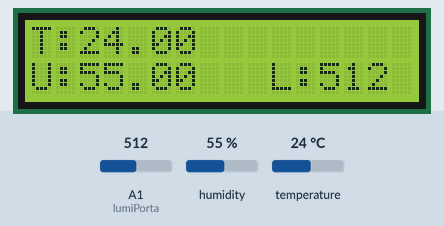
A sketch run on a simulated Arduino Uno, built with avr-gcc and run on an emulated ATmega328P. Parts: 16×2 character LCD. The test bench sets the inputs (shaded band); at power-on: humidity 55 %, A1 (lumiPorta) = 512, temperature 24 °C.

Above: at 3.7 s.
3.8 s: humidity set to 22 %
At 5.8 s:
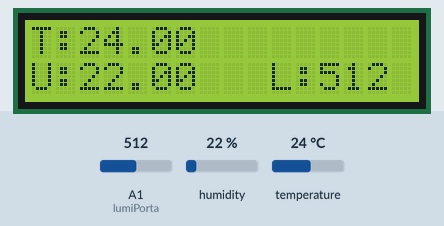
6.1 s: A1 (lumiPorta) set to 716
At 7.0 s:
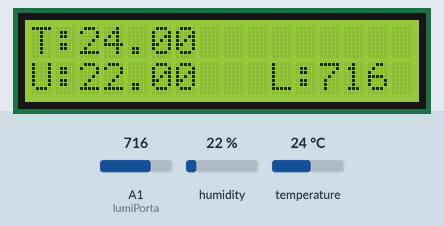
8.1 s: temperature set to 12 °C
At 9.2 s:
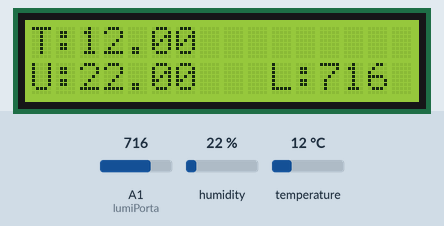
10.1 s: A1 (lumiPorta) set to 900
At 11.4 s:
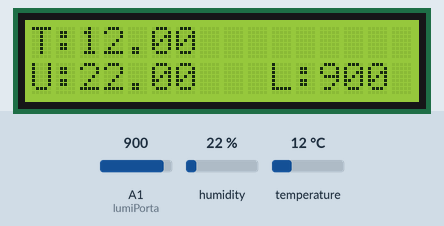
12.1 s: humidity set to 40 %
At 13.6 s:
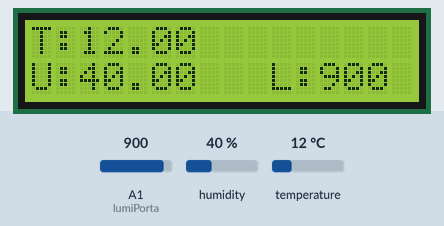
14.1 s: A1 (lumiPorta) set to 1023
At 15.9 s:
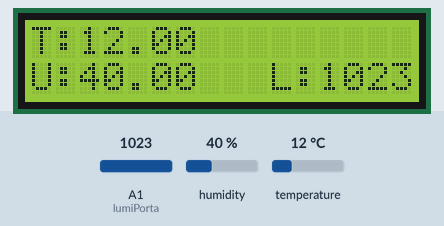
Timing chart, 0 to 17.1 s (numbered marks = the images above; inputs shaded):
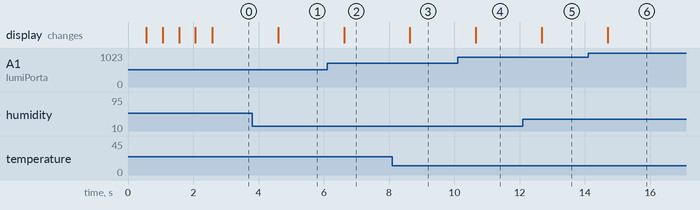

The sketch:

estacao-meteorologica.ino
```cpp
/*
  Como Criar Coisas Inteligentes com Arduino - Módulo 1
  Facilitador:       Prof. Orlewilson Bentes Maia
  Data Criacao:      13/07/2018
  Data Atualizao:    13/07/2018
  Descricao:         Ler valores dos sensores DHT (umidade e temperatura) e LDR (luminosidade) e
                     mostrar no display LCD
*/

// Inclui a biblioteca DHT
#include "DHT.h"

// Inclui a biblioteca LCD
#include <LiquidCrystal.h>

// Porta na qual lerá os valores do sensor DHT
int dthPorta = A0;

// Cria um objeto da classe dht
DHT dht(dthPorta, DHT22);

// variáveis que armazenarão os valores lidos do sensor DHT
float valorTemp;
float valorUmidade;

// Configuração do LCD
LiquidCrystal lcd(2,3,4,5,6,7);
/*Cria objeto lcd da classe LiquidCrystal
RS     2
Enable 3
DB4    4
DB5    5
DB6    6
DB7    7
*/

// Porta na qual será lido o valor do sensor de luminosidade
int lumiPorta = A1;

// armazenará o valor lido do sensor de luminosidade
int valorLuminosidade;

// Função para atrasar em n segundos
void atraso (int n){

   // Funcao do Arduino para parar durante um certo tempo em milisegundos (ms)
  delay(1000 * n); // atraso em n segundos

}

// Função para mostrar valores lidos dos sensores no LCD
void mostrarValores(float temperatura, float umidade, int luminosidade){

  //Limpa a tela do LCD
  lcd.clear();

  //Mostra valor da temperatura
  lcd.setCursor(0,0);
  lcd.print("T: ");
  lcd.setCursor(2,0);
  lcd.print(temperatura);

  //Mostra valor da umidade
  lcd.setCursor(0,1);
  lcd.print("U: ");
  lcd.setCursor(2,1);
  lcd.print(umidade);

  //Mostra valor da luminosidade
  lcd.setCursor(10,1);
  lcd.print("L: ");
  lcd.setCursor(12,1);
  lcd.print(luminosidade);
}

void setup(){

  //Inicializa display de 2 linhas x 16 colunas
  lcd.begin(16,2);

  //Posiciona cursor no canto superior esquerdo
  lcd.home();

  //Executa uma pequena contagem regressiva
  lcd.print("3 ");
  delay(500);
  lcd.print("2 ");
  delay(500);
  lcd.print("1 ");
  delay(500);

  //Limpa a tela do LCD
  lcd.clear();

  delay(500);

  //Posiciona o cursor na posição coluna X linha (6,0)
  lcd.setCursor(6,0);

  //Escreve IoT
  lcd.print("IoT");

  delay(500);

  //Posiciona o cursor na posição coluna X linha (4,1)
  lcd.setCursor(4,1);

  //Escreve Modulo 1
  lcd.print("Modulo 1");
}

void loop(){
  // ler os valores dos sensores
  valorLuminosidade = analogRead(lumiPorta);
  valorUmidade = dht.readHumidity();
  valorTemp = dht.readTemperature();

  // mostra os valores no LCD
  mostrarValores(valorTemp, valorUmidade, valorLuminosidade);

  atraso(1);
}
```

Measured:
- after the input at 3.8 s, the display: changes after 0.80 s (image 1)
- after the input at 6.1 s, the display: changes after 0.52 s (image 2)
- after the input at 8.1 s, the display: changes after 0.54 s (image 3)
- after the input at 10.1 s, the display: changes after 0.56 s (image 4)
- after the input at 12.1 s, the display: changes after 0.58 s (image 5)
- after the input at 14.1 s, the display: changes after 0.60 s (image 6)
